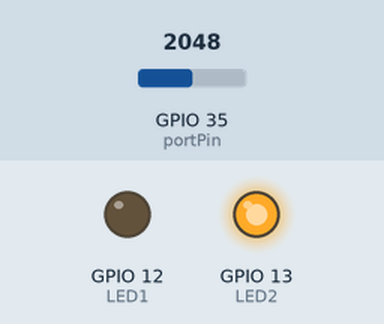
Bench run of a sketch on a simulated ESP32. Parts: output pins drawn as LEDs (lit = HIGH). Inputs (shaded band) come from the test bench; at power-on: GPIO 35 (portPin) = 2048. No radio packets arrive unless stated; what the sketch prints to the serial monitor is not drawn.

Above: at 0.2 s.
Timing chart, 0 to 1.7 s (numbered marks = the images above):
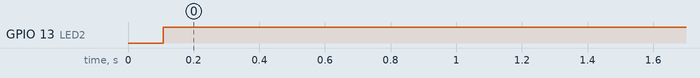

The sketch:

Maestro.ino
```cpp
#include <RF24.h>

#define CE_PIN 5
#define CSN_PIN 17

RF24 radio(CE_PIN, CSN_PIN);

const uint64_t canal = 0xE8E8F0F0E1LL;

const int portPin = 35;
int potValue = 0;
int LED1 = 12;
int LED2 = 13;

void setup() {
  Serial.begin(115200);
  radio.begin();
  radio.setChannel(115);
  radio.setPALevel(RF24_PA_MAX);
  radio.setDataRate(RF24_2MBPS);
  radio.openWritingPipe(canal);
  pinMode(LED1, OUTPUT);
  pinMode(LED2, OUTPUT);
}

void loop() {

  potValue = analogRead(portPin);
  Serial.println(potValue);
  radio.write(&potValue, sizeof(potValue));
  delay(100);


  if(radio.isChipConnected()) {
    digitalWrite(LED2, HIGH);
    digitalWrite(LED1, LOW);
  } else {
    digitalWrite(LED2, LOW);
    digitalWrite(LED1, HIGH);
  }

}
```

Measured:
- by itself, GPIO 13 (LED2): LOW → HIGH at 0.11 s
